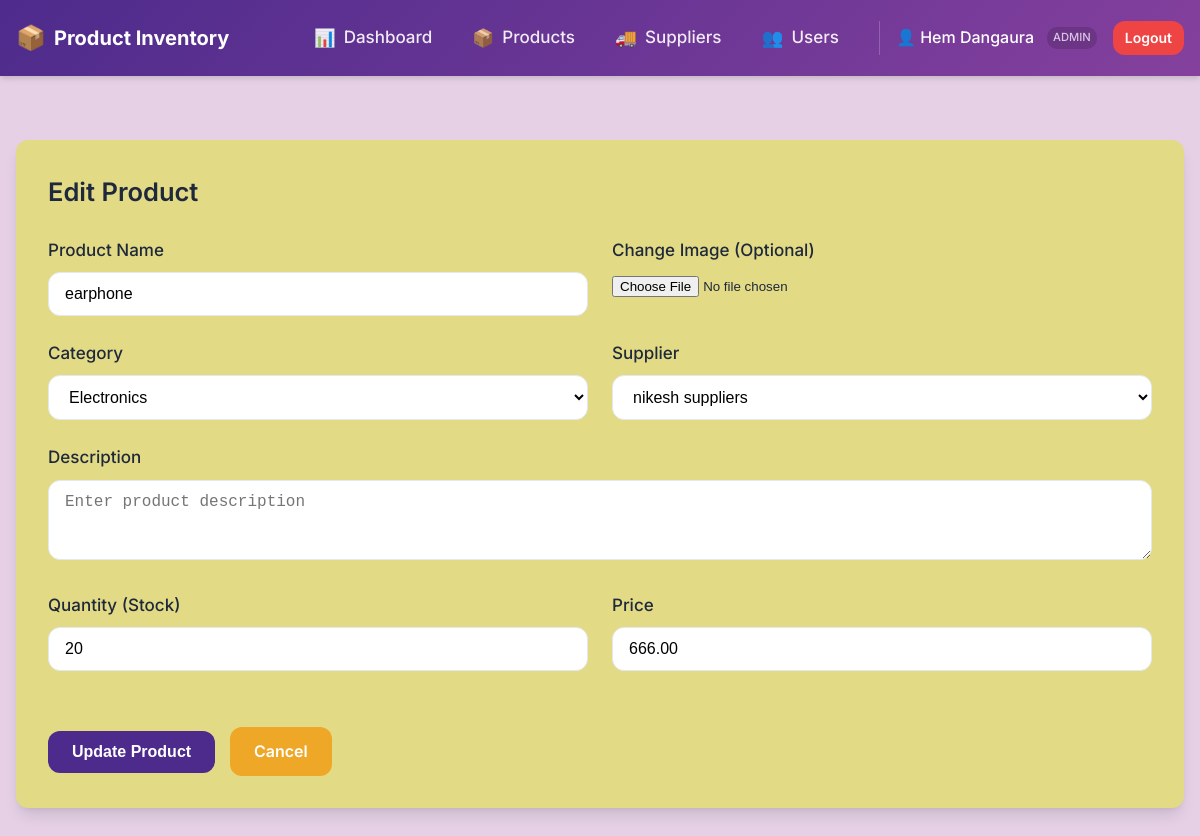
Page /product_inventory/public/edit.php?id=10 (signed in) on the committed database.
### tables this page shows
CREATE TABLE `products` (
  `id` int(11) NOT NULL,
  `name` varchar(150) NOT NULL,
  `image` varchar(255) DEFAULT NULL,
  `category` varchar(100) DEFAULT NULL,
  `description` text DEFAULT NULL,
  `quantity` int(11) NOT NULL,
  `price` decimal(10,2) NOT NULL,
  `created_at` timestamp NOT NULL DEFAULT current_timestamp(),
  `user_id` int(11) DEFAULT NULL,
  `supplier_id` int(11) DEFAULT NULL,
  `updated_at` timestamp NOT NULL DEFAULT current_timestamp() ON UPDATE current_timestamp()
);

CREATE TABLE `suppliers` (
  `id` int(11) NOT NULL,
  `name` varchar(255) NOT NULL,
  `email` varchar(255) DEFAULT NULL,
  `phone` varchar(20) DEFAULT NULL,
  `address` text DEFAULT NULL,
  `created_at` timestamp NOT NULL DEFAULT current_timestamp()
);

### product_inventory/public/edit.php (the view, shortened to what this page needs)
<?php
include '../includes/header.php';
require '../config/db.php';
$id = $_GET['id'];
$stmt = $conn->prepare("SELECT * FROM products WHERE id=?");
$stmt->execute([$id]);
$p = $stmt->fetch();
$suppliers = $conn->query("SELECT id, name FROM suppliers ORDER BY name ASC")->fetchAll(PDO::FETCH_ASSOC);
$allCategories = $conn->query("SELECT name FROM categories ORDER BY name ASC")->fetchAll(PDO::FETCH_COLUMN);
?>
<div class="card">
    <h2 style="margin-bottom: 1.5rem">Edit Product</h2>
    <form method="post" enctype="multipart/form-data">
        <div style="display: grid; grid-template-columns: 1fr 1fr; gap: 1.5rem;">
            <div class="form-group">
                <label>Product Name</label>
                <input type="text" name="name" value="<?= htmlspecialchars($p['name']) ?>" required>
            </div>
            <div class="form-group">
                <label>Change Image (Optional)</label>
                <input type="file" name="image" accept="image/*">
            </div>
        </div>
        <div style="display: grid; grid-template-columns: 1fr 1fr; gap: 1.5rem;">
            <div class="form-group">
                <label>Category</label>
                <select name="category">
                    <?php foreach ($allCategories as $cat): ?>
                        <option value="<?= htmlspecialchars($cat) ?>" <?= $p['category'] == $cat ? 'selected' : '' ?>>
                            <?= htmlspecialchars($cat) ?>
                        </option>
                    <?php endforeach; ?>
                </select>
            </div>
            <div class="form-group">
                <label>Supplier</label>
                <select name="supplier_id" required>
                    <?php foreach ($suppliers as $s): ?>
                        <option value="<?= $s['id'] ?>" <?= $p['supplier_id'] == $s['id'] ? 'selected' : '' ?>>
                            <?= htmlspecialchars($s['name']) ?>
                        </option>
                    <?php endforeach; ?>
                </select>
            </div>
        </div>
        <div class="form-group">
            <label>Description</label>
            <textarea name="description" placeholder="Enter product description"
                rows="3"><?= htmlspecialchars($p['description'] ?? '') ?></textarea>
        </div>
        <div style="display: grid; grid-template-columns: 1fr 1fr; gap: 1.5rem;">
            <div class="form-group">
                <label>Quantity (Stock)</label>
                <input type="number" name="quantity" value="<?= $p['quantity'] ?>" required>
            </div>
            <div class="form-group">
                <label>Price</label>
                <input type="number" step="0.01" name="price" value="<?= $p['price'] ?>" required>
            </div>
        </div>
        <div style="margin-top: 2rem">
            <button type="submit" class="btn btn-primary">Update Product</button>
            <a href="products.php" class="btn btn-secondary" style="margin-left:10px">Cancel</a>
        </div>
    </form>
</div>

### product_inventory/assets/css/style.css (style rules this page uses)
:root { --primary-color: #4D2B8C; --primary-hover: #85409D; --secondary-color: #EEA727; --background-bg: #e5d0e5; --card-bg: #e3da85; --text-color: #1e293b; --text-muted: #64748b; --border-color: #e2e8f0; --danger-color: #ef4444; --danger-hover: #dc2626; --success-color: #10b981; --shadow-sm: 0 1px 2px 0 rgb(0 0 0 / 0.05); --shadow-md: 0 10px 15px -3px rgb(0 0 0 / 0.1), 0 4px 6px -4px rgb(0 0 0 / 0.1); --radius: 0.75rem; }
*, *::before, *::after { box-sizing: border-box; }
body { font-family: 'Inter', system-ui, -apple-system, sans-serif; background-color: var(--background-bg); color: var(--text-color); margin: 0; line-height: 1.6; font-size: 17px; }
h1, h2, h3, h4, h5, h6 { margin-top: 0; font-weight: 600; color: var(--text-color); }
a { color: var(--primary-color); text-decoration: none; transition: color 0.2s; }
.card { background: var(--card-bg); border-radius: var(--radius); padding: 2rem; box-shadow: var(--shadow-md); margin-bottom: 2rem; }
.form-group { margin-bottom: 1.5rem; }
label { display: block; margin-bottom: 0.5rem; font-weight: 500; color: var(--text-color); }
input[type="text"], input[type="number"], input[type="password"], input[type="email"], textarea, select { width: 100%; padding: 0.75rem 1rem; border: 1px solid var(--border-color); border-radius: var(--radius); font-size: 1rem; background-color: #fff; transition: border-color 0.2s, box-shadow 0.2s; }
.btn { display: inline-block; padding: 0.75rem 1.5rem; border-radius: var(--radius); font-weight: 600; cursor: pointer; text-align: center; border: none; transition: all 0.2s ease; font-size: 1rem; }
.btn-primary { background-color: var(--primary-color); color: white; }
.btn-secondary { background-color: var(--secondary-color); color: white; }

### rows in the picture
products: name "earphone", category "Electronics", supplier_id "nikesh suppliers", quantity "20", price "666.00"

### other values in the picture
$_SESSION['username'] "Hem Dangaura"
$_SESSION['role'] "ADMIN"
